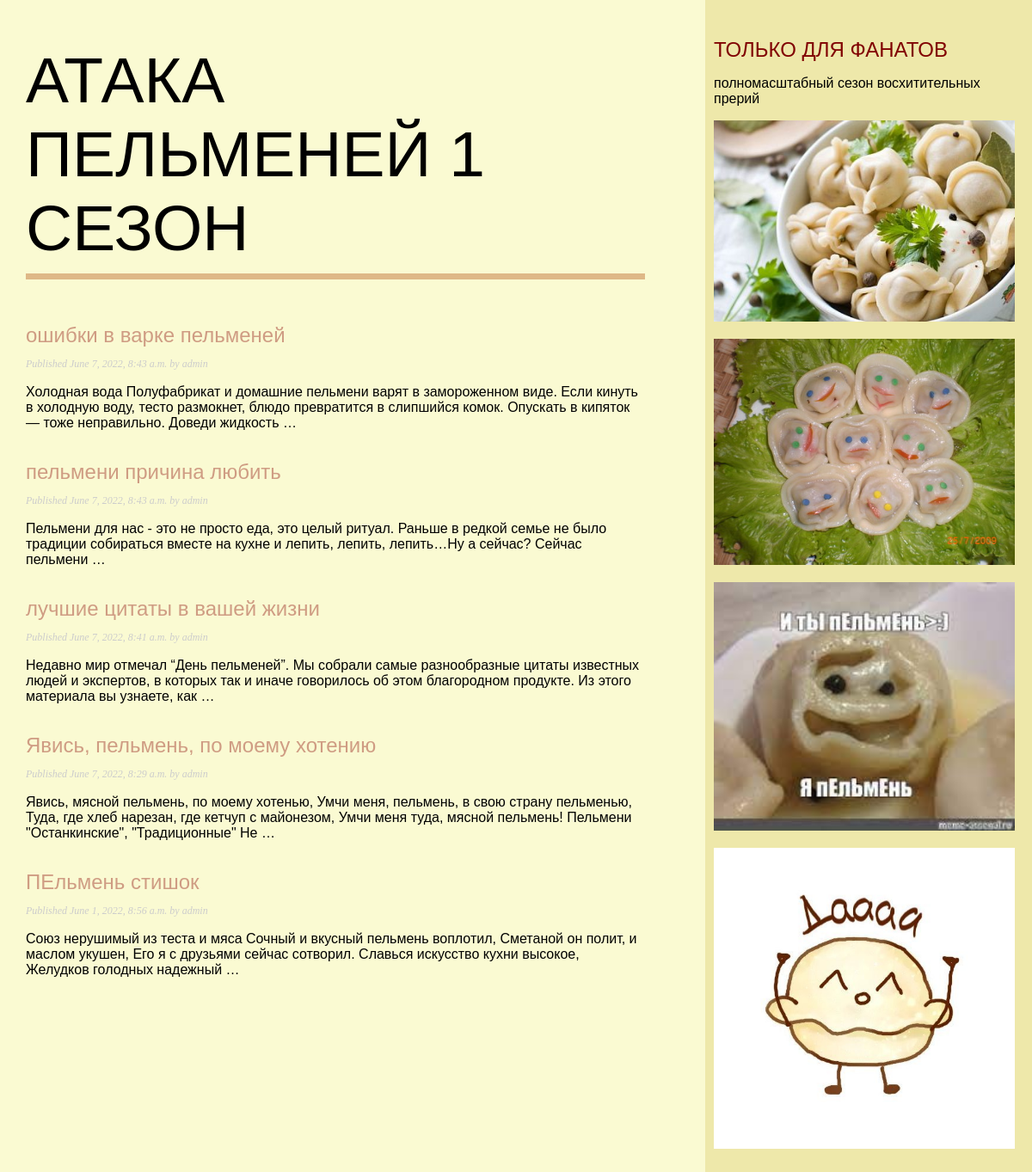
The page /blog/ on the database as committed earlier.
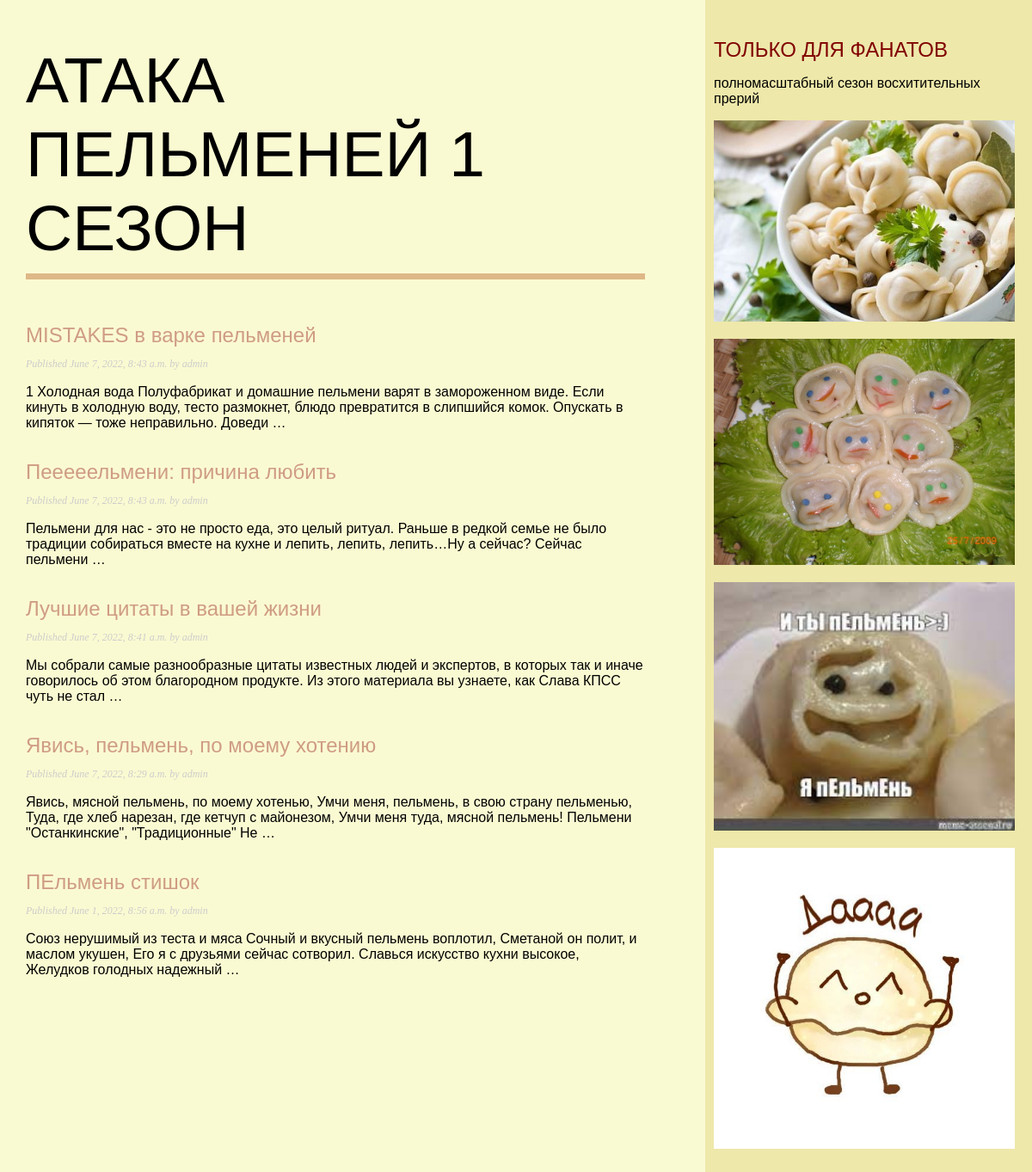
The same page on the database as committed later.
### blog/models.py (models this page shows, shortened)
class Post(models.Model):
    class Status(models.TextChoices):
        DRAFT = 'DF', 'Draft'
        PUBLISHED = 'PB', 'Published'
    title = models.CharField(max_length=250)
    slug = models.SlugField(max_length=250)
    author = models.ForeignKey(User,
    on_delete=models.CASCADE,
    related_name='blog_posts')
    body = models.TextField()
    publish = models.DateTimeField(default=timezone.now)
    created = models.DateTimeField(auto_now_add=True)
    updated = models.DateTimeField(auto_now=True)
    status = models.CharField(max_length=2,
    choices=Status.choices,
    default=Status.DRAFT)
    objects = models.Manager() # The default manager.
    published = PublishedManager() # Our custom manager.
    class Meta:
        ordering = ['-publish']
        indexes = [
        models.Index(fields=['-publish']),
    ]

### blog/views.py (the view)
# urls.py: path('', views.post_list, name='post_list'),
def post_list(request):
    posts = Post.published.all()
    return render(request, 'blog/post/list.html', {'posts': posts})

### blog/models.py (called while the page is built)
    def get_queryset(self):
        return super().get_queryset().filter(status=Post.Status.PUBLISHED)

### blog/templates/blog/post/list.html (shortened to what this page needs)
{% extends "blog/base.html" %}
{% block content %}
  <h1>АТАКА ПЕЛЬМЕНЕЙ 1 СЕЗОН</h1>
  {% for post in posts %}
    <h2>
      <a href="{% url 'blog:post_detail' post.id %}">
        {{ post.title }}
      </a>
    </h2>
    <p class="date">
      Published {{ post.publish }} by {{ post.author }}
    </p>
    {{ post.body|truncatewords:30|linebreaks }}
  {% endfor %}
{% endblock %}

Rows that differ between the two databases and show on the page:
changed Post: title "ошибки в варке пельменей" → "MISTAKES в варке пельменей"; body "Холодная вода Полуфабрикат и домашние пельмени варят в замороженном виде. Если кинуть в холодную воду, тесто размокнет, блюдо превратится в слипшийся комок. Опускать в кипяток — тоже неправильно. Доведи жидкость …" → "1 Холодная вода Полуфабрикат и домашние пельмени варят в замороженном виде. Если кинуть в холодную воду, тесто размокнет, блюдо превратится в слипшийся комок. Опускать в кипяток — тоже неправильно. Доведи …"
changed Post: title "пельмени причина любить" → "Пееееельмени: причина любить"
changed Post: title "лучшие цитаты в вашей жизни" → "Лучшие цитаты в вашей жизни"; body "Недавно мир отмечал “День пельменей”. Мы собрали самые разнообразные цитаты известных людей и экспертов, в которых так и иначе говорилось об этом благородном продукте. Из этого материала вы узнаете, как …" → "Мы собрали самые разнообразные цитаты известных людей и экспертов, в которых так и иначе говорилось об этом благородном продукте. Из этого материала вы узнаете, как Слава КПСС чуть не стал …"
